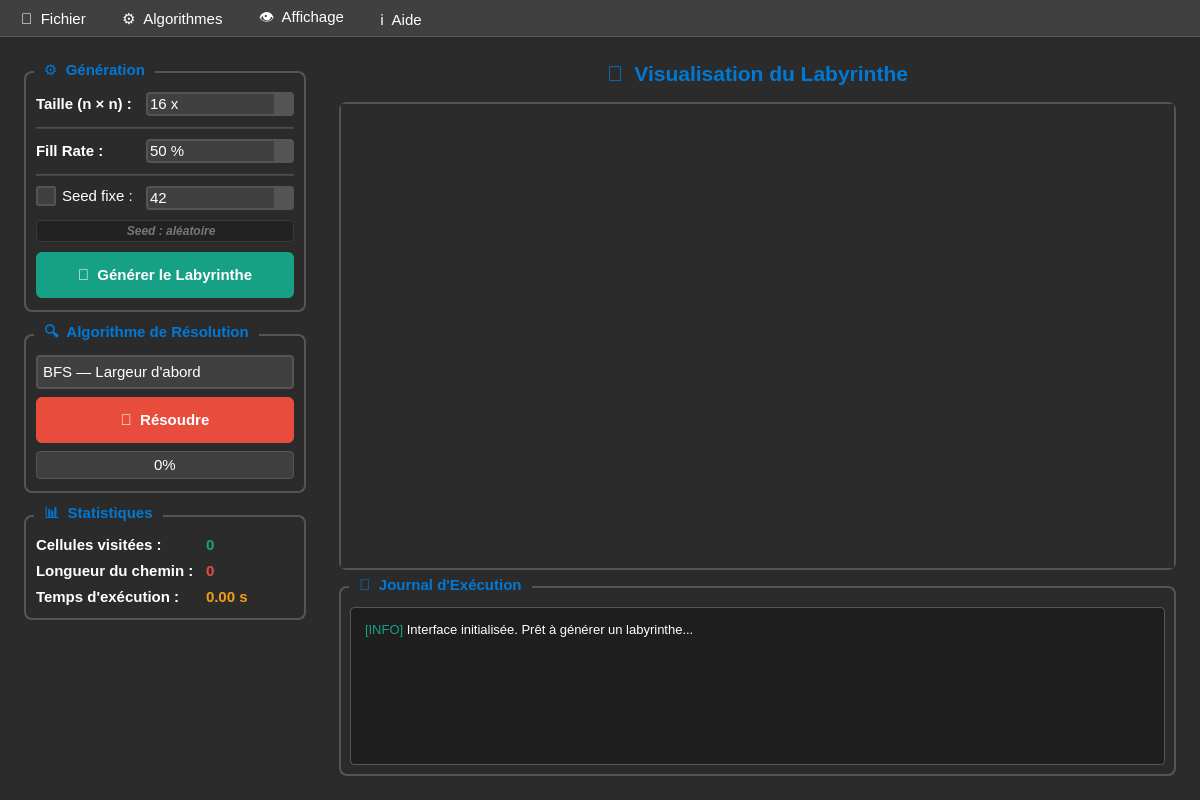
<?xml version="1.0" encoding="UTF-8"?>
<ui version="4.0">
 <class>MainWindow</class>
 <widget class="QMainWindow" name="MainWindow">
  <property name="geometry">
   <rect>
    <x>0</x>
    <y>0</y>
    <width>1200</width>
    <height>800</height>
   </rect>
  </property>
  <property name="minimumSize">
   <size>
    <width>1000</width>
    <height>700</height>
   </size>
  </property>
  <property name="windowTitle">
   <string>🔀 LABYRINTHE - Générateur &amp; Solveur</string>
  </property>
  <property name="styleSheet">
   <string notr="true">
    QMainWindow {
        background-color: #2b2b2b;
        color: #ffffff;
    }

    QWidget {
        background-color: #2b2b2b;
        color: #ffffff;
        font-family: 'Segoe UI', Arial, sans-serif;
        font-size: 11pt;
    }

    QPushButton {
        background-color: #0078d4;
        border: none;
        border-radius: 6px;
        padding: 8px 16px;
        font-weight: bold;
        min-width: 80px;
        min-height: 30px;
    }

    QPushButton:hover {
        background-color: #106ebe;
    }

    QPushButton:pressed {
        background-color: #005a9e;
    }

    QPushButton#btnGenerate {
        background-color: #16a085;
    }

    QPushButton#btnGenerate:hover {
        background-color: #138d75;
    }

    QPushButton#btnRun {
        background-color: #e74c3c;
    }

    QPushButton#btnRun:hover {
        background-color: #c0392b;
    }

    QSpinBox, QDoubleSpinBox {
    	background-color: #404040;
    	border: 2px solid #555555;
    	border-radius: 4px;
    	padding-right: 20px; 
    	min-width: 60px;
    	color: #ffffff;
	}

    QSpinBox::up-button, QSpinBox::down-button {
    	width: 18px;
    	background-color: #555555;
    	border: none;
	}

	QSpinBox::up-button:hover, QSpinBox::down-button:hover {
    	background-color: #0078d4;
	}

    QComboBox {
        background-color: #404040;
        border: 2px solid #555555;
        border-radius: 4px;
        padding: 5px;
        min-width: 150px;
        color: #ffffff;
    }

    QComboBox:focus {
        border-color: #0078d4;
    }

    QComboBox::drop-down {
        border: none;
        width: 20px;
    }

    QCheckBox {
        color: #ffffff;
        spacing: 6px;
    }

    QCheckBox::indicator {
        width: 16px;
        height: 16px;
        border-radius: 3px;
        border: 2px solid #555555;
        background-color: #404040;
    }

    QCheckBox::indicator:checked {
        background-color: #f39c12;
        border-color: #f39c12;
    }

    QCheckBox::indicator:hover {
        border-color: #f39c12;
    }

    QTextEdit {
        background-color: #1e1e1e;
        border: 1px solid #555555;
        border-radius: 4px;
        padding: 10px;
        font-family: 'Consolas', 'Monaco', monospace;
        font-size: 10pt;
        color: #ffffff;
    }

    QLabel {
        color: #ffffff;
        font-weight: 500;
    }

    QLabel#seedValueDisplay {
        background-color: #1e1e1e;
        border: 2px solid #555555;
        border-radius: 4px;
        padding: 4px 8px;
        color: #f39c12;
        font-family: 'Consolas', monospace;
        font-weight: bold;
    }

    QLabel#seedValueDisplay:disabled {
        color: #555555;
        border-color: #3a3a3a;
    }

    QGroupBox {
        font-weight: bold;
        border: 2px solid #555555;
        border-radius: 8px;
        margin-top: 10px;
        padding-top: 10px;
    }

    QGroupBox::title {
        subcontrol-origin: margin;
        left: 10px;
        padding: 0 8px 0 8px;
        color: #0078d4;
    }

    QProgressBar {
        border: 1px solid #555555;
        border-radius: 4px;
        text-align: center;
        background-color: #404040;
        color: #ffffff;
    }

    QProgressBar::chunk {
        background-color: #16a085;
        border-radius: 3px;
    }

    QFrame#separatorLine {
        color: #555555;
        background-color: #555555;
    }
   </string>
  </property>
  <widget class="QWidget" name="centralwidget">
   <layout class="QHBoxLayout" name="mainHorizontalLayout">
    <property name="spacing">
     <number>15</number>
    </property>
    <property name="leftMargin">
     <number>15</number>
    </property>
    <property name="topMargin">
     <number>15</number>
    </property>
    <property name="rightMargin">
     <number>15</number>
    </property>
    <property name="bottomMargin">
     <number>15</number>
    </property>
    <item>
     <widget class="QWidget" name="leftPanel" native="true">
      <property name="maximumSize">
       <size>
        <width>300</width>
        <height>16777215</height>
       </size>
      </property>
      <layout class="QVBoxLayout" name="leftPanelLayout">
       <property name="spacing">
        <number>12</number>
       </property>
       <item>
        <widget class="QGroupBox" name="generationGroup">
         <property name="title">
          <string>⚙️  Génération</string>
         </property>
         <layout class="QFormLayout" name="generationFormLayout">
          <property name="horizontalSpacing">
           <number>12</number>
          </property>
          <property name="verticalSpacing">
           <number>10</number>
          </property>
          <property name="leftMargin">
           <number>10</number>
          </property>
          <property name="rightMargin">
           <number>10</number>
          </property>
          <property name="bottomMargin">
           <number>12</number>
          </property>
          <item row="0" column="0">
           <widget class="QLabel" name="labelSize">
            <property name="styleSheet">
             <string notr="true">...</string>
            </property>
            <property name="text">
             <string>Taille (n × n) :</string>
            </property>
           </widget>
          </item>
          <item row="0" column="1">
           <widget class="QSpinBox" name="spinBoxSize">
            <property name="styleSheet">
             <string notr="true">	QSpinBox::up-arrow {
    	image: url(:/icons/up.png);
	}

	QSpinBox::down-arrow {
    	image: url(:/icons/down.png);
	}</string>
            </property>
            <property name="buttonSymbols">
             <enum>QAbstractSpinBox::UpDownArrows</enum>
            </property>
            <property name="suffix">
             <string> x </string>
            </property>
            <property name="minimum">
             <number>2</number>
            </property>
            <property name="maximum">
             <number>30</number>
            </property>
            <property name="value">
             <number>16</number>
            </property>
           </widget>
          </item>
          <item row="1" column="0" colspan="2">
           <widget class="QFrame" name="separatorLine1">
            <property name="styleSheet">
             <string notr="true">background-color: #444444; max-height: 1px;</string>
            </property>
            <property name="frameShape">
             <enum>QFrame::HLine</enum>
            </property>
            <property name="frameShadow">
             <enum>QFrame::Sunken</enum>
            </property>
           </widget>
          </item>
          <item row="2" column="0">
           <widget class="QLabel" name="labelFillRate">
            <property name="toolTip">
             <string>Taux de remplissage des murs du labyrinthe (en %)</string>
            </property>
            <property name="text">
             <string>Fill Rate :</string>
            </property>
           </widget>
          </item>
          <item row="2" column="1">
           <layout class="QHBoxLayout" name="fillRateLayout">
            <item>
             <widget class="QSpinBox" name="spinBoxFillRate">
              <property name="toolTip">
               <string>Taux de remplissage des murs (0% = vide, 100% = plein)</string>
              </property>
              <property name="styleSheet">
               <string notr="true"/>
              </property>
              <property name="suffix">
               <string> %</string>
              </property>
              <property name="minimum">
               <number>0</number>
              </property>
              <property name="maximum">
               <number>100</number>
              </property>
              <property name="singleStep">
               <number>5</number>
              </property>
              <property name="value">
               <number>50</number>
              </property>
             </widget>
            </item>
           </layout>
          </item>
          <item row="3" column="0" colspan="2">
           <widget class="QFrame" name="separatorLine2">
            <property name="styleSheet">
             <string notr="true">background-color: #444444; max-height: 1px;</string>
            </property>
            <property name="frameShape">
             <enum>QFrame::HLine</enum>
            </property>
            <property name="frameShadow">
             <enum>QFrame::Sunken</enum>
            </property>
           </widget>
          </item>
          <item row="4" column="0">
           <widget class="QCheckBox" name="checkBoxSeed">
            <property name="toolTip">
             <string>Cochez pour fixer un seed et obtenir un labyrinthe reproductible</string>
            </property>
            <property name="text">
             <string>Seed fixe :</string>
            </property>
            <property name="checked">
             <bool>false</bool>
            </property>
           </widget>
          </item>
          <item row="4" column="1">
           <widget class="QSpinBox" name="spinBoxSeed">
            <property name="enabled">
             <bool>false</bool>
            </property>
            <property name="toolTip">
             <string>Valeur du seed (activé uniquement si la case est cochée)</string>
            </property>
            <property name="minimum">
             <number>0</number>
            </property>
            <property name="maximum">
             <number>999999</number>
            </property>
            <property name="value">
             <number>42</number>
            </property>
           </widget>
          </item>
          <item row="5" column="0" colspan="2">
           <widget class="QLabel" name="seedStatusLabel">
            <property name="styleSheet">
             <string notr="true">
              color: #777777;
              font-size: 9pt;
              font-style: italic;
              padding: 3px;
              border: 1px solid #3a3a3a;
              border-radius: 4px;
              background-color: #222222;
             </string>
            </property>
            <property name="text">
             <string>🎲 Seed : aléatoire</string>
            </property>
            <property name="alignment">
             <set>Qt::AlignCenter</set>
            </property>
           </widget>
          </item>
          <item row="6" column="0" colspan="2">
           <widget class="QPushButton" name="btnGenerate">
            <property name="text">
             <string>🎲  Générer le Labyrinthe</string>
            </property>
            <property name="shortcut">
             <string>Ctrl+G</string>
            </property>
           </widget>
          </item>
         </layout>
        </widget>
       </item>
       <item>
        <widget class="QGroupBox" name="algorithmGroup">
         <property name="title">
          <string>🔍  Algorithme de Résolution</string>
         </property>
         <layout class="QVBoxLayout" name="algorithmLayout">
          <property name="spacing">
           <number>8</number>
          </property>
          <property name="leftMargin">
           <number>10</number>
          </property>
          <property name="rightMargin">
           <number>10</number>
          </property>
          <property name="bottomMargin">
           <number>12</number>
          </property>
          <item>
           <widget class="QComboBox" name="comboAlgo">
            <item>
             <property name="text">
              <string>BFS — Largeur d'abord</string>
             </property>
            </item>
            <item>
             <property name="text">
              <string>DFS — Profondeur d'abord</string>
             </property>
            </item>
            <item>
             <property name="text">
              <string>A* — A-Star</string>
             </property>
            </item>
           </widget>
          </item>
          <item>
           <widget class="QPushButton" name="btnRun">
            <property name="text">
             <string>🚀  Résoudre</string>
            </property>
            <property name="shortcut">
             <string>Ctrl+R</string>
            </property>
           </widget>
          </item>
          <item>
           <widget class="QProgressBar" name="progressBar">
            <property name="visible">
             <bool>false</bool>
            </property>
            <property name="value">
             <number>0</number>
            </property>
           </widget>
          </item>
         </layout>
        </widget>
       </item>
       <item>
        <widget class="QGroupBox" name="statsGroup">
         <property name="title">
          <string>📊  Statistiques</string>
         </property>
         <layout class="QFormLayout" name="statsFormLayout">
          <property name="horizontalSpacing">
           <number>12</number>
          </property>
          <property name="verticalSpacing">
           <number>8</number>
          </property>
          <property name="leftMargin">
           <number>10</number>
          </property>
          <property name="rightMargin">
           <number>10</number>
          </property>
          <property name="bottomMargin">
           <number>12</number>
          </property>
          <item row="0" column="0">
           <widget class="QLabel" name="labelCells">
            <property name="text">
             <string>Cellules visitées :</string>
            </property>
           </widget>
          </item>
          <item row="0" column="1">
           <widget class="QLabel" name="valueCells">
            <property name="styleSheet">
             <string notr="true">color: #16a085; font-weight: bold;</string>
            </property>
            <property name="text">
             <string>0</string>
            </property>
           </widget>
          </item>
          <item row="1" column="0">
           <widget class="QLabel" name="labelPath">
            <property name="text">
             <string>Longueur du chemin :</string>
            </property>
           </widget>
          </item>
          <item row="1" column="1">
           <widget class="QLabel" name="valuePath">
            <property name="styleSheet">
             <string notr="true">color: #e74c3c; font-weight: bold;</string>
            </property>
            <property name="text">
             <string>0</string>
            </property>
           </widget>
          </item>
          <item row="2" column="0">
           <widget class="QLabel" name="labelTime">
            <property name="text">
             <string>Temps d'exécution :</string>
            </property>
           </widget>
          </item>
          <item row="2" column="1">
           <widget class="QLabel" name="valueTime">
            <property name="styleSheet">
             <string notr="true">color: #f39c12; font-weight: bold;</string>
            </property>
            <property name="text">
             <string>0.00 s</string>
            </property>
           </widget>
          </item>
         </layout>
        </widget>
       </item>
       <item>
        <spacer name="leftVerticalSpacer">
         <property name="orientation">
          <enum>Qt::Vertical</enum>
         </property>
         <property name="sizeHint" stdset="0">
          <size>
           <width>20</width>
           <height>40</height>
          </size>
         </property>
        </spacer>
       </item>
      </layout>
     </widget>
    </item>
    <item>
     <widget class="QWidget" name="centerPanel" native="true">
      <layout class="QVBoxLayout" name="centerPanelLayout">
       <item>
        <widget class="QLabel" name="titleLabel">
         <property name="styleSheet">
          <string notr="true">
           font-size: 16pt;
           font-weight: bold;
           color: #0078d4;
           margin-bottom: 10px;
          </string>
         </property>
         <property name="text">
          <string>🔀  Visualisation du Labyrinthe</string>
         </property>
         <property name="alignment">
          <set>Qt::AlignCenter</set>
         </property>
        </widget>
       </item>
       <item>
        <widget class="QScrollArea" name="scrollArea">
         <property name="styleSheet">
          <string notr="true">
           QScrollArea {
               border: 2px solid #555555;
               border-radius: 8px;
               background-color: #1e1e1e;
           }
          </string>
         </property>
         <property name="widgetResizable">
          <bool>true</bool>
         </property>
         <widget class="QWidget" name="scrollAreaWidgetContents">
          <property name="geometry">
           <rect>
            <x>0</x>
            <y>0</y>
            <width>831</width>
            <height>447</height>
           </rect>
          </property>
          <layout class="QGridLayout" name="gridLayout">
           <property name="leftMargin">
            <number>10</number>
           </property>
           <property name="topMargin">
            <number>10</number>
           </property>
           <property name="rightMargin">
            <number>10</number>
           </property>
           <property name="bottomMargin">
            <number>10</number>
           </property>
           <property name="spacing">
            <number>1</number>
           </property>
          </layout>
         </widget>
        </widget>
       </item>
       <item>
        <widget class="QGroupBox" name="logGroup">
         <property name="maximumSize">
          <size>
           <width>16777215</width>
           <height>200</height>
          </size>
         </property>
         <property name="title">
          <string>📝  Journal d'Exécution</string>
         </property>
         <layout class="QVBoxLayout" name="logLayout">
          <item>
           <widget class="QTextEdit" name="textLog">
            <property name="readOnly">
             <bool>true</bool>
            </property>
            <property name="html">
             <string>&lt;!DOCTYPE HTML PUBLIC &quot;-//W3C//DTD HTML 4.0//EN&quot; &quot;http://www.w3.org/TR/REC-html40/strict.dtd&quot;&gt;
&lt;html&gt;&lt;head&gt;&lt;meta name=&quot;qrichtext&quot; content=&quot;1&quot; /&gt;&lt;style type=&quot;text/css&quot;&gt;
p, li { white-space: pre-wrap; }
&lt;/style&gt;&lt;/head&gt;&lt;body style=&quot; font-family:'Consolas,Monaco,monospace'; font-size:10pt; font-weight:400; font-style:normal;&quot;&gt;
&lt;p style=&quot; margin-top:12px; margin-bottom:12px; margin-left:0px; margin-right:0px; -qt-block-indent:0; text-indent:0px;&quot;&gt;&lt;span style=&quot; color:#16a085;&quot;&gt;[INFO]&lt;/span&gt; Interface initialisée. Prêt à générer un labyrinthe...&lt;/p&gt;&lt;/body&gt;&lt;/html&gt;</string>
            </property>
            <property name="placeholderText">
             <string>Les logs et étapes d'exécution apparaîtront ici...</string>
            </property>
           </widget>
          </item>
         </layout>
        </widget>
       </item>
      </layout>
     </widget>
    </item>
   </layout>
  </widget>
  <widget class="QMenuBar" name="menubar">
   <property name="geometry">
    <rect>
     <x>0</x>
     <y>0</y>
     <width>1200</width>
     <height>36</height>
    </rect>
   </property>
   <property name="styleSheet">
    <string notr="true">
     QMenuBar {
         background-color: #404040;
         color: white;
         border-bottom: 1px solid #555555;
     }
     QMenuBar::item {
         padding: 5px 15px;
         background-color: transparent;
     }
     QMenuBar::item:selected {
         background-color: #0078d4;
     }
     QMenu {
         background-color: #404040;
         border: 1px solid #555555;
     }
     QMenu::item {
         padding: 8px 25px;
     }
     QMenu::item:selected {
         background-color: #0078d4;
     }
     QMenu::separator {
         height: 1px;
         background-color: #555555;
         margin: 4px 10px;
     }
    </string>
   </property>
   <widget class="QMenu" name="menuFichier">
    <property name="title">
     <string>📁  Fichier</string>
    </property>
    <addaction name="actionNouveau"/>
    <addaction name="actionSauvegarder"/>
    <addaction name="separator"/>
    <addaction name="actionImport_un_cas"/>
    <addaction name="actionSupprimer_un_cas"/>
   </widget>
   <widget class="QMenu" name="menuEditer">
    <property name="title">
     <string>⚙️  Algorithmes</string>
    </property>
    <addaction name="actionAlgorithm_de_recherches"/>
    <addaction name="actionImporter_un_script"/>
    <addaction name="separator"/>
    <addaction name="actionRecherche_de_cas"/>
   </widget>
   <widget class="QMenu" name="menuAffichage">
    <property name="title">
     <string>👁️  Affichage</string>
    </property>
    <addaction name="actionMode_sombre"/>
    <addaction name="actionZoom"/>
   </widget>
   <widget class="QMenu" name="menuInfo">
    <property name="title">
     <string>ℹ️  Aide</string>
    </property>
    <addaction name="actionRaccourcis"/>
    <addaction name="actionA_propos"/>
   </widget>
   <addaction name="menuFichier"/>
   <addaction name="menuEditer"/>
   <addaction name="menuAffichage"/>
   <addaction name="menuInfo"/>
  </widget>
  <action name="actionNouveau">
   <property name="text">
    <string>🆕  Nouveau Labyrinthe</string>
   </property>
   <property name="shortcut">
    <string>Ctrl+N</string>
   </property>
  </action>
  <action name="actionSauvegarder">
   <property name="text">
    <string>💾  Sauvegarder</string>
   </property>
   <property name="shortcut">
    <string>Ctrl+S</string>
   </property>
  </action>
  <action name="actionImport_un_cas">
   <property name="text">
    <string>📂  Importer un cas...</string>
   </property>
   <property name="shortcut">
    <string>Ctrl+O</string>
   </property>
  </action>
  <action name="actionAlgorithm_de_recherches">
   <property name="text">
    <string>🔍  Configurer Algorithmes</string>
   </property>
  </action>
  <action name="actionImporter_un_script">
   <property name="text">
    <string>📜  Importer Script Personnalisé</string>
   </property>
  </action>
  <action name="actionSupprimer_un_cas">
   <property name="text">
    <string>🗑️  Supprimer un cas</string>
   </property>
   <property name="shortcut">
    <string>Del</string>
   </property>
  </action>
  <action name="actionRecherche_de_cas">
   <property name="text">
    <string>🔎  Recherche de cas</string>
   </property>
   <property name="shortcut">
    <string>Ctrl+F</string>
   </property>
  </action>
  <action name="actionMode_sombre">
   <property name="checkable">
    <bool>true</bool>
   </property>
   <property name="checked">
    <bool>true</bool>
   </property>
   <property name="text">
    <string>🌙  Basculer Mode Sombre</string>
   </property>
  </action>
  <action name="actionZoom">
   <property name="text">
    <string>🔍  Contrôles Zoom</string>
   </property>
  </action>
  <action name="actionRaccourcis">
   <property name="text">
    <string>⌨️  Raccourcis Clavier</string>
   </property>
   <property name="shortcut">
    <string>F1</string>
   </property>
  </action>
  <action name="actionA_propos">
   <property name="text">
    <string>ℹ️  À Propos</string>
   </property>
  </action>
 </widget>
 <resources/>
 <connections/>
</ui>
